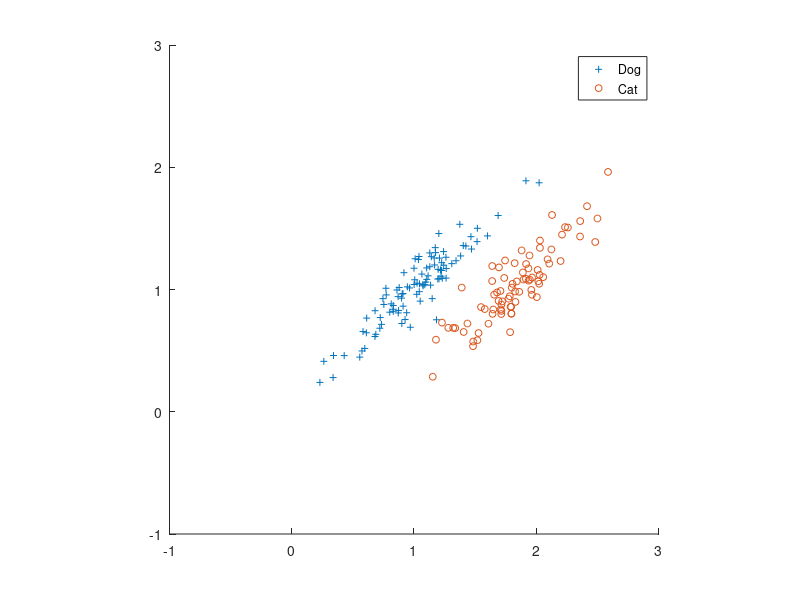
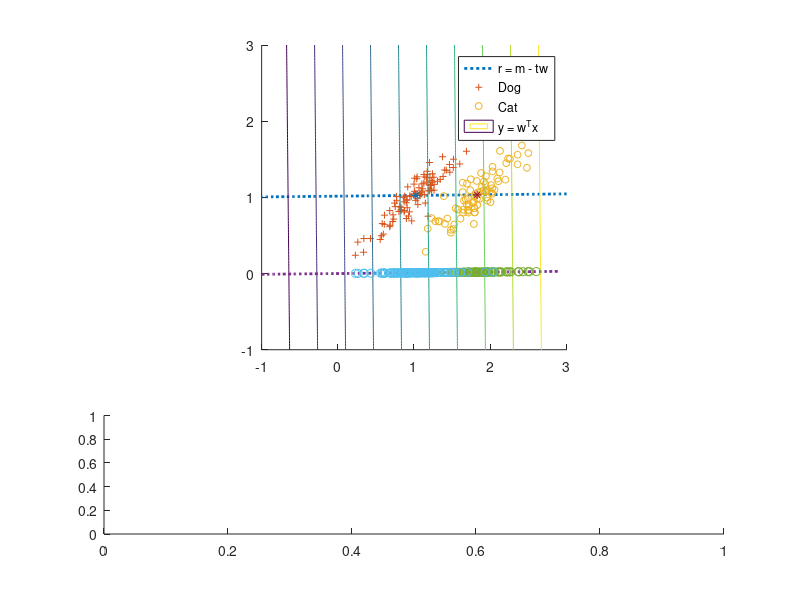

Here is the MATLAB script that generated these plots, in order: (Note: this script raises an error after producing the figures.)
%% DATA

clearvars, close all

% class 1
% dog

dn = 100;
dm = [1,1];
ds = 0.3;
rho = 0.9;
%Xdog = ds*randn(2,dn) + dm(:)*ones(1,dn);
Xdog = mvnrnd(dm,ds^2*[1,rho;rho,1],dn)'
Tdog = [1;0]*ones(1,dn);



% class 2
% cat

cn = 80;
cm = [1.8,1];
cs = 0.3;
rho = 0.9;
%Xcat = cs*randn(2,cn) + cm(:)*ones(1,cn);
Xcat = mvnrnd(cm,cs^2*[1,rho;rho,1],cn)'
Tcat = [0;1]*ones(1,cn);


% join data

T = [Tdog Tcat];
X = [Xdog Xcat];



% RECONSTRUCTION GRID


x1min = min(X(1,:));
x1max = max(X(1,:));
x2min = min(X(2,:));
x2max = max(X(2,:));

x1min = -1;
x1max = 3;
x2min = -1;
x2max = 3;

ngrid = 100;
Xgrid = zeros(2,ngrid^2);
x1grid = linspace(x1min,x1max,ngrid);
x2grid = linspace(x2min,x2max,ngrid);



nind = 1;
for n1 = 1:ngrid
    
    for n2 = 1:ngrid
   
        Xgrid(:,nind) = [x1grid(n1),x2grid(n2)]';
        
        nind = nind + 1;
    end
     
end

% PLOT DATA


figure(1), clf, hold on,
plot(Xdog(1,:),Xdog(2,:),'+','MarkerSize',5)
plot(Xcat(1,:),Xcat(2,:),'o','MarkerSize',5)
legend('Dog','Cat','Hippo')
xlim([x1min x1max])
ylim([x2min x2max])
axis equal
hold off



%% Estimate naive

mdog = mean(Xdog,2);
mcat = mean(Xcat,2);
w = -(mdog - mcat)/sqrt(3)/norm(mdog-mcat,2);


y = w'*Xgrid;
ymat = reshape(y,ngrid,ngrid);

m = (mcat+mdog)/2;
moff = [0;0];

t = linspace(-5,5,100);
roff = moff*ones(size(t)) - w*t;
ron = m*ones(size(t)) - w*t;


%Mdog = mdog*ones(1,dn);
%Mcat = mcat*ones(1,cn);
for k = 1:dn
    rdog(:,k) = moff - ((moff-Xdog(:,k))'*w)/(w'*w)*w;
end
for k = 1:cn
    rcat(:,k) = moff - (moff-Xcat(:,k))'*w/(w'*w)*w;
end
%%


figure(2), clf
subplot(3,1,1:2), hold on,
plot(ron(1,:),ron(2,:),':','LineWidth',2)
plot(Xdog(1,:),Xdog(2,:),'+','MarkerSize',5)
plot(Xcat(1,:),Xcat(2,:),'o','MarkerSize',5)
contour(x1grid,x2grid,ymat,10)
plot(roff(1,:),roff(2,:),':','LineWidth',2)
plot(rcat(1,:),rcat(2,:),'o')
plot(rdog(1,:),rdog(2,:),'o')
plot(mcat(1),mcat(2),'*')
plot(mdog(1),mdog(2),'*')
legend('r = m - tw', 'Dog','Cat','y = w^Tx','Location','best')
axis equal
xlim([x1min x1max])
ylim([x2min x2max])
hold off


subplot(313)
hold on
histogram(w'*Xdog,15)
histogram(w'*Xcat,15)
legend('y_{dog}','y_{cat}')
hold off



%% Estimation with Fisher

SB = (mdog-mcat)*(mdog-mcat)'
SW = (Xdog - mdog*ones(1,dn))*(Xdog - mdog*ones(1,dn))' + ...
        (Xcat - mcat*ones(1,cn))*(Xcat - mcat*ones(1,cn))'

[W,D] = eig(inv(SW)*SB);
[lambdamax,ind] = max(diag(D));
w = W(:,ind);

t = linspace(-3,2,100);
ron = m*ones(size(t)) - w*t;
roff = moff*ones(size(t)) - w*t;

y = w'*Xgrid;
ymat = reshape(y,ngrid,ngrid);

for k = 1:dn
    rdog(:,k) = moff - ((moff-Xdog(:,k))'*w)/(w'*w)*w;
end
for k = 1:cn
    rcat(:,k) = moff - (moff-Xcat(:,k))'*w/(w'*w)*w;
end

figure(3), clf
subplot(3,1,1:2), hold on,
plot(ron(1,:),ron(2,:),':','LineWidth',2)
plot(Xdog(1,:),Xdog(2,:),'+','MarkerSize',5)
plot(Xcat(1,:),Xcat(2,:),'o','MarkerSize',5)
contour(x1grid,x2grid,ymat,10)
plot(roff(1,:),roff(2,:),':','LineWidth',2)
plot(rcat(1,:),rcat(2,:),'o')
plot(rdog(1,:),rdog(2,:),'o')
plot(mcat(1),mcat(2),'*')
plot(mdog(1),mdog(2),'*')
legend('r = m - tw', 'Dog','Cat','y = w^Tx','Location','best')
axis equal
xlim([x1min x1max])
ylim([x2min x2max])
hold off


subplot(313)
hold on
histogram(w'*Xdog,15)
histogram(w'*Xcat,15)
legend('y_{dog}','y_{cat}')
hold off





